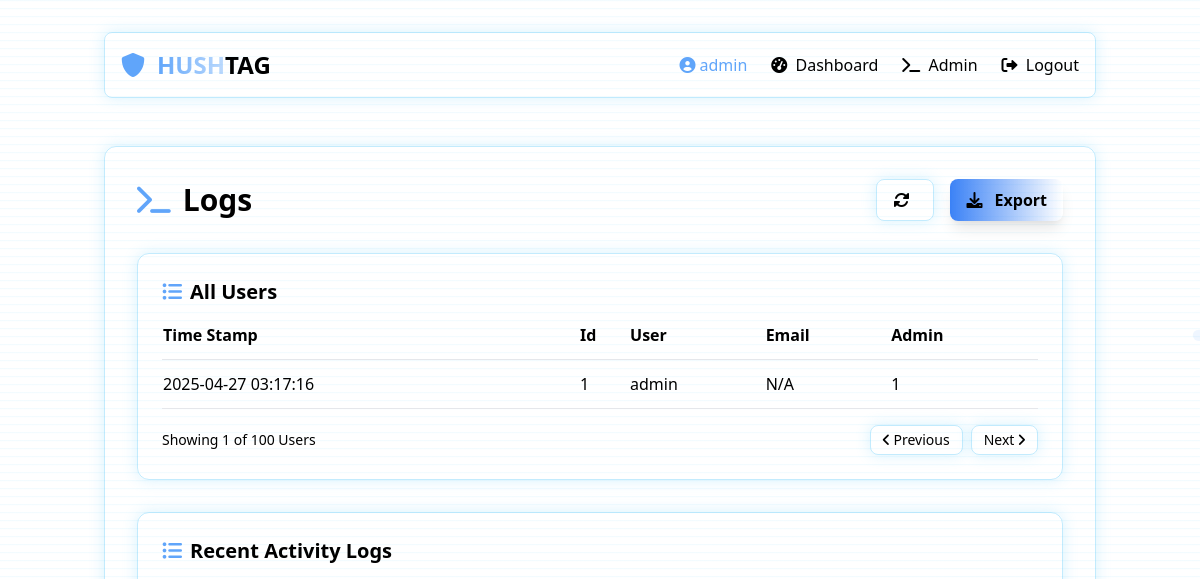
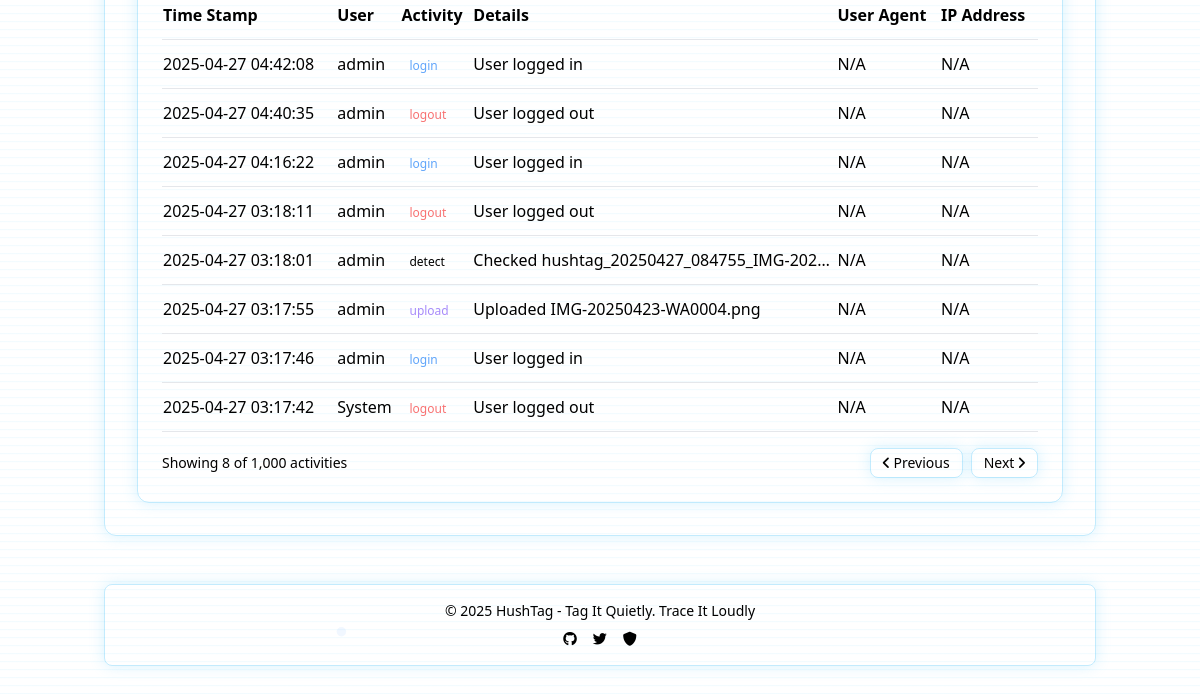
Page /admin/logs (signed in) on the earlier database version (2 pictures, top to bottom).
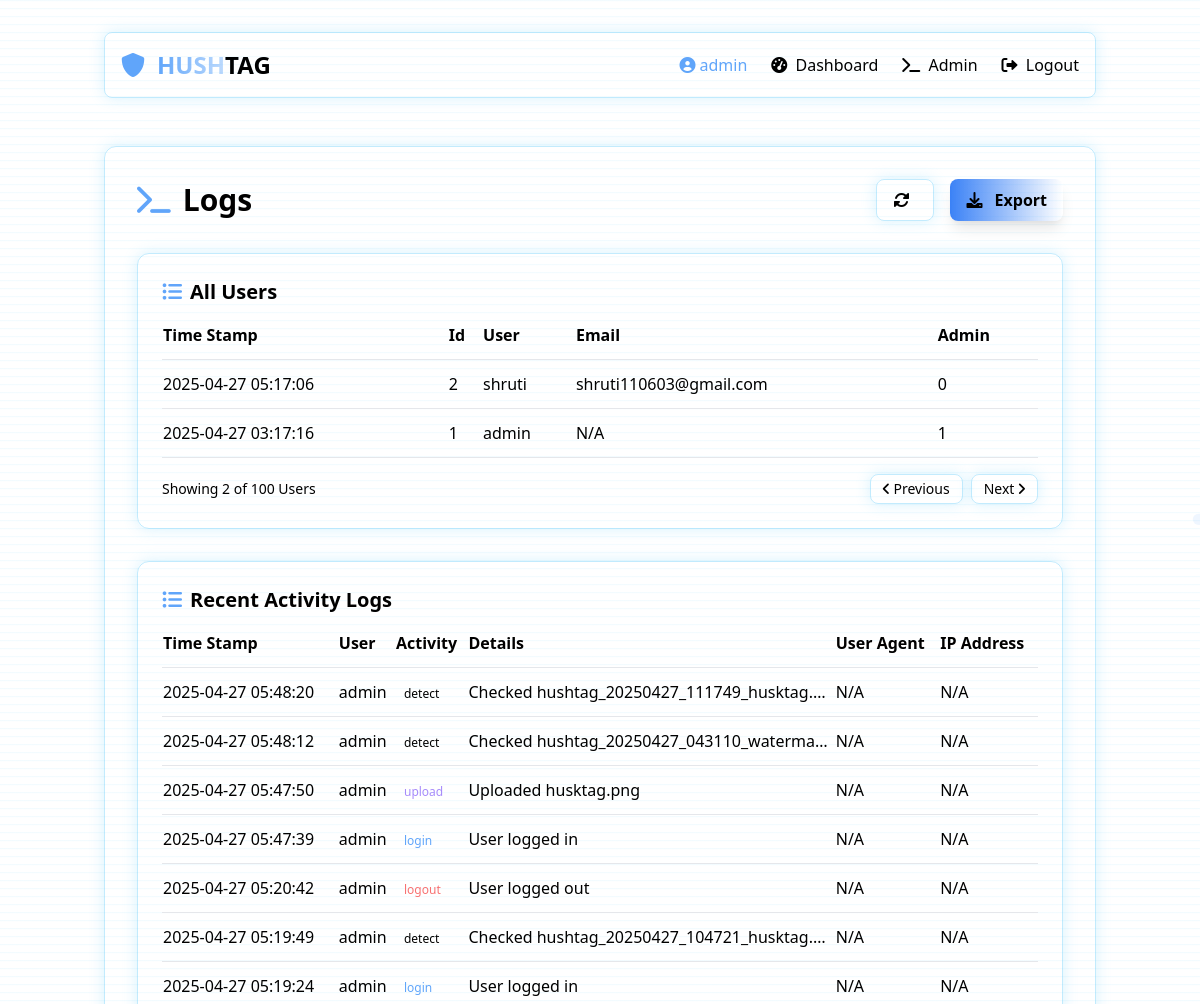
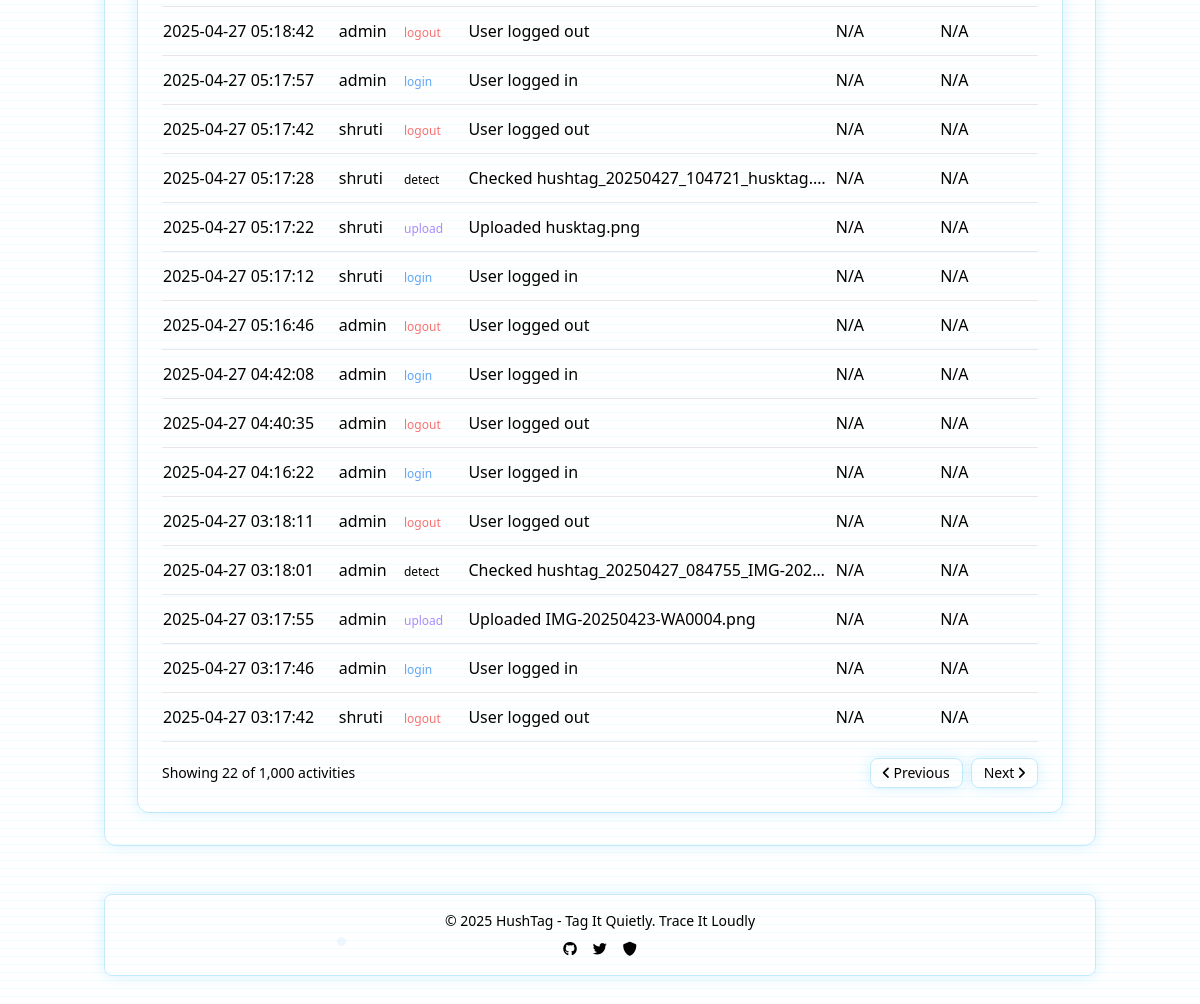
Same page on the later database version (2 pictures, top to bottom).
### tables this page shows
CREATE TABLE users (
                id INTEGER PRIMARY KEY AUTOINCREMENT,
                username TEXT UNIQUE NOT NULL,
                password TEXT NOT NULL,
                email TEXT,
                is_admin BOOLEAN DEFAULT FALSE,
                created_at TIMESTAMP DEFAULT CURRENT_TIMESTAMP
            );

CREATE TABLE activity_logs (
                id INTEGER PRIMARY KEY AUTOINCREMENT,
                user_id INTEGER NOT NULL,
                activity_type TEXT NOT NULL,
                description TEXT,
                ip_address TEXT,
                user_agent TEXT,
                created_at TIMESTAMP DEFAULT CURRENT_TIMESTAMP,
                FOREIGN KEY (user_id) REFERENCES users (id)
            );

### app/routes/admin.py (the view)
@admin_bp.route("/logs")
@login_required
@admin_required
def view_logs():
    logs = get_activity_logs()
    users = get_all_users()
    return render_template("admin_logs.html", logs=logs, users=users)

### app/__init__.py (called while the page is built)
def create_app():
    app = Flask(__name__, template_folder="../templates", static_folder="../static")
    app.config.from_object("config")
    init_db(app)
    from .routes.auth import auth_bp
    from .routes.main import main_bp
    from .routes.api import api_bp
    from .routes.admin import admin_bp
    app.register_blueprint(auth_bp)
    app.register_blueprint(main_bp)
    app.register_blueprint(api_bp, url_prefix="/api")
    app.register_blueprint(admin_bp, url_prefix="/admin")
    @app.context_processor
    def inject_user():
        return dict(current_user=current_user)
    return app

### app/db.py (called while the page is built)
def get_db():
    if "db" not in g:
        g.db = sqlite3.connect(Config.DATABASE)
        g.db.row_factory = sqlite3.Row
    return g.db

def get_activity_logs(limit=100):
    db = get_db()
    return db.execute(
        """SELECT a.*, u.username
           FROM activity_logs a
           LEFT JOIN users u ON a.user_id = u.id
           ORDER BY a.created_at DESC
           LIMIT ?""",
        (limit,),
    ).fetchall()

def get_all_users():
    db = get_db()
    return db.execute(
        "SELECT id, username, email, is_admin, created_at FROM users ORDER BY created_at DESC"
    ).fetchall()

### app/utils.py (called while the page is built)
def login_required(f):
    @wraps(f)
    def decorated_function(*args, **kwargs):
        if "user_id" not in session:
            flash("Please log in to access this page.", "warning")
            return redirect(url_for("auth.login"))
        return f(*args, **kwargs)
    return decorated_function

def admin_required(f):
    @wraps(f)
    def decorated_function(*args, **kwargs):
        if "user_id" not in session or not session.get("is_admin", False):
            flash("Admin access required.", "danger")
            return redirect(url_for("main.index"))
        return f(*args, **kwargs)
    return decorated_function

### templates/admin_logs.html (shortened to what this page needs)
{% extends "base.html" %} {% block content %}
<div>
  <div class="flex justify-between items-center mb-8">
    <h2 class="text-3xl font-bold flex items-center">
      <i class="fas fa-terminal text-blue-400 mr-3"></i>
      Logs
    </h2>
    <div class="flex space-x-4">
      <button
        class="cyber-border hover:cyber-glow text-black font-bold py-2 px-4 rounded-lg transition-all"
      >
        <i class="fas fa-sync-alt mr-2"></i>
      </button>
      <button
        class="bg-gradient-to-r from-blue-500 to-cyan-400 hover:from-blue-600 hover:to-cyan-500 text-black font-bold py-2 px-4 rounded-lg transition-all transform hover:scale-[1.02] shadow-lg shadow-blue-500/20"
      >
        <i class="fas fa-download mr-2"></i> Export
      </button>
    </div>
  </div>
  <div class="cyber-border rounded-xl p-6">
    <h3 class="text-xl font-semibold mb-4 flex items-center">
      <i class="fas fa-list-ul text-blue-400 mr-2"></i>
      All Users
    </h3>
    <div class="overflow-x-auto">
      <table class="w-full">
        <thead>
          <tr class="text-left border-b border-black-700">
            <th class="pb-3">Time Stamp</th>
            <th class="pb-3">Id</th>
            <th class="pb-3">User</th>
            <th class="pb-3">Email</th>
            <th class="pb-3">Admin</th>
          </tr>
        </thead>
        <tbody>
          {% for user in users %}
          <tr
            class="border-b border-black-800 hover:bg-black-800/50 transition-colors"
          >
            <td class="py-3">{{ user.created_at or 'N/A' }}</td>
            <td>{{ user.id}}</td>
            <td>{{ user.username or 'System' }}</td>
            <td>{{ user.email or 'N/A' }}</td>
            <td>{{ user.is_admin }}</td>
          </tr>
          {% endfor %}
        </tbody>
      </table>
    </div>
    <div class="mt-4 flex justify-between items-center">
      <div class="text-black-400 text-sm">
        Showing {{ users|length }} of 100 Users
      </div>
      <div class="flex space-x-2">
        <button
          class="cyber-border rounded-lg px-3 py-1 text-sm hover:cyber-glow"
        >
          <i class="fas fa-angle-left"></i> Previous
        </button>
        <button
          class="cyber-border rounded-lg px-3 py-1 text-sm hover:cyber-glow"
        >
          Next <i class="fas fa-angle-right"></i>
        </button>
      </div>
    </div>
  </div>
  <div class="cyber-border rounded-xl p-6">
    <h3 class="text-xl font-semibold mb-4 flex items-center">
      <i class="fas fa-list-ul text-blue-400 mr-2"></i>
      Recent Activity Logs
    </h3>
    <div class="overflow-x-auto">
      <table class="w-full">
        <thead>
          <tr class="text-left border-b border-black-700">
            <th class="pb-3">Time Stamp</th>
            <th class="pb-3">User</th>
            <th class="pb-3">Activity</th>
            <th class="pb-3">Details</th>
            <th class="pb-3">User Agent</th>
            <th class="pb-3">IP Address</th>
          </tr>
        </thead>
        <tbody>
          {% for log in logs %}
          <tr
            class="border-b border-black-800 hover:bg-black-800/50 transition-colors"
          >
            <td class="py-3">{{ log.created_at or 'N/A' }}</td>
            <td>{{ log.username or 'System' }}</td>
            <td>
              <span
                class="px-2 py-1 rounded-full text-xs {% if log.activity_type == 'login' %}bg-blue-900/50 text-blue-400 {% elif log.activity_type == 'logout' %}bg-red-900/50 text-red-400 {% elif log.activity_type == 'upload' %}bg-purple-900/50 text-purple-400 {% elif log.activity_type == 'error' %}bg-red-900/50 text-red-400 {% else %}bg-black-700 text-black-300{% endif %}"
              >
                {{ log.activity_type }}
              </span>
            </td>
            <td class="max-w-xs truncate">{{ log.description }}</td>
            <td class="max-w-xs truncate">{{ log.ip_address or 'N/A' }}</td>
            <td>{{ log.user_agent or 'N/A' }}</td>
          </tr>
          {% endfor %}
        </tbody>
      </table>
    </div>
    <div class="mt-4 flex justify-between items-center">
      <div class="text-black-400 text-sm">
        Showing {{ logs|length }} of 1,000 activities
      </div>
      <div class="flex space-x-2">
        <button
          class="cyber-border rounded-lg px-3 py-1 text-sm hover:cyber-glow"
        >
          <i class="fas fa-angle-left"></i> Previous
        </button>
        <button
          class="cyber-border rounded-lg px-3 py-1 text-sm hover:cyber-glow"
        >
          Next <i class="fas fa-angle-right"></i>
        </button>
      </div>
    </div>
  </div>
</div>
{% endblock %}

### templates/base.html (shortened to what this page needs)
<!DOCTYPE html>
<html lang="en" class="scroll-smooth">
  <head>
    <link
      href="https://cdn.jsdelivr.net/npm/tailwindcss@2.2.19/dist/tailwind.min.css"
      rel="stylesheet"
    />
    <link
      href="https://cdnjs.cloudflare.com/ajax/libs/font-awesome/6.0.0-beta3/css/all.min.css"
      rel="stylesheet"
    />
  </head>
  <body class="cyber-gradient text-black-200 min-h-screen scanline">
    <div class="fixed inset-0 overflow-hidden opacity-20">
      <div
        class="absolute top-1/4 right-10 w-1 h-1 bg-blue-400 rounded-full"
        id="particle-2"
      ></div>
      <div
        class="absolute bottom-20 left-1/4 w-1 h-1 bg-blue-400 rounded-full"
        id="particle-3"
      ></div>
    </div>
    <div class="relative z-10 container mx-auto px-4 py-8">
      <header
        class="flex justify-between items-center mb-12 cyber-border rounded-lg p-4 backdrop-blur-sm bg-gray-900/30"
      >
        <div class="flex items-center space-x-3">
          <i class="fas fa-shield-alt text-blue-400 text-2xl"></i>
          <h1
            class="text-2xl font-bold bg-clip-text text-transparent bg-gradient-to-r from-blue-400 to-cyan-300"
          >
            <a href="{{ url_for('main.index') }}"
              >HUSH<span class="text-black">TAG</span></a
            >
          </h1>
        </div>
        <nav class="hidden md:flex space-x-6 items-center">
          {% if 'user_id' in session %}
          <div class="flex items-center space-x-1 text-blue-400">
            <i class="fas fa-user-circle"></i>
            <span>{{ session['username'] }}</span>
          </div>
          <a
            href="{{ url_for('main.dashboard') }}"
            class="hover:text-blue-400 transition-colors"
          >
            <i class="fas fa-tachometer-alt mr-1"></i> Dashboard
          </a>
          {% if session.get('is_admin') %}
          <a
            href="{{ url_for('admin.view_logs') }}"
            class="hover:text-blue-400 transition-colors"
          >
            <i class="fas fa-terminal mr-1"></i> Admin
          </a>
          {% endif %}
          <a
            href="{{ url_for('auth.logout') }}"
            class="hover:text-blue-400 transition-colors"
          >
            <i class="fas fa-sign-out-alt mr-1"></i> Logout
          </a>
          {% endif %}
        </nav>
      </header>
      <main
        class="cyber-border rounded-xl p-6 md:p-8 bg-black-900/50 backdrop-blur-sm"
      >
        {% block content %}{% endblock %}
      </main>
      <footer class="mt-12 text-center text-black-400 text-sm">
        <div class="cyber-border rounded-lg p-4 bg-black-900/30">
          <p>© 2025 HushTag - Tag It Quietly. Trace It Loudly</p>
          <div class="flex justify-center space-x-4 mt-2">
            <a
              href="https://github.com/snehkr/HushTag"
              class="hover:text-blue-400"
              ><i class="fab fa-github"></i
            ></a>
            <a href="https://x.com/snehkr_in" class="hover:text-blue-400"
              ><i class="fab fa-twitter"></i
            ></a>
            <a href="https://snehkr.in" class="hover:text-blue-400"
              ><i class="fas fa-shield-alt"></i
            ></a>
          </div>
        </div>
      </footer>
    </div>
  </body>
</html>

### templates/base.html (style rules this page uses)
.cyber-gradient { background: linear-gradient( 135deg, #0f172a 0%, #1e293b 50%, #0f172a 100% ); }
.cyber-border { border: 1px solid rgba(56, 189, 248, 0.3); box-shadow: 0 0 15px rgba(56, 189, 248, 0.2); }
.scanline { background: linear-gradient( to bottom, transparent 0%, rgba(56, 189, 248, 0.1) 10%, transparent 20% ); background-size: 100% 8px; animation: scanline 8s linear infinite; }

Differences in the rows shown:
added users: created_at "2025-04-27 05:17:06", id "2", username "shruti", email "shruti110603@gmail.com", is_admin "0"
added activity_logs: created_at "2025-04-27 05:48:20", username "admin", activity_type "detect", description "Checked hushtag_20250427_111749_husktag.…", ip_address "N/A", user_agent "N/A"
added activity_logs: created_at "2025-04-27 05:48:12", username "admin", activity_type "detect", description "Checked hushtag_20250427_043110_waterma…", ip_address "N/A", user_agent "N/A"
added activity_logs: created_at "2025-04-27 05:47:50", username "admin", activity_type "upload", description "Uploaded husktag.png", ip_address "N/A", user_agent "N/A"
added activity_logs: created_at "2025-04-27 05:47:39", username "admin", activity_type "login", description "User logged in", ip_address "N/A", user_agent "N/A"
added activity_logs: created_at "2025-04-27 05:20:42", username "admin", activity_type "logout", description "User logged out", ip_address "N/A", user_agent "N/A"
added activity_logs: created_at "2025-04-27 05:19:49", username "admin", activity_type "detect", description "Checked hushtag_20250427_104721_husktag.…", ip_address "N/A", user_agent "N/A"
added activity_logs: created_at "2025-04-27 05:19:24", username "admin", activity_type "login", description "User logged in", ip_address "N/A", user_agent "N/A"
added activity_logs: created_at "2025-04-27 05:18:42", username "admin", activity_type "logout", description "User logged out", ip_address "N/A", user_agent "N/A"
added activity_logs: created_at "2025-04-27 05:17:57", username "admin", activity_type "login", description "User logged in", ip_address "N/A", user_agent "N/A"
added activity_logs: created_at "2025-04-27 05:17:42", username "shruti", activity_type "logout", description "User logged out", ip_address "N/A", user_agent "N/A"
added activity_logs: created_at "2025-04-27 05:17:28", username "shruti", activity_type "detect", description "Checked hushtag_20250427_104721_husktag.…", ip_address "N/A", user_agent "N/A"
added activity_logs: created_at "2025-04-27 05:17:22", username "shruti", activity_type "upload", description "Uploaded husktag.png", ip_address "N/A", user_agent "N/A"
added activity_logs: created_at "2025-04-27 05:17:12", username "shruti", activity_type "login", description "User logged in", ip_address "N/A", user_agent "N/A"
added activity_logs: created_at "2025-04-27 05:16:46", username "admin", activity_type "logout", description "User logged out", ip_address "N/A", user_agent "N/A"
computed for activity_logs (number 22 of 22 on the later page): username "System" → "shruti"
Other differences:
{{ users|length }}: "1" → "2"
{{ logs|length }}: "8" → "22"
